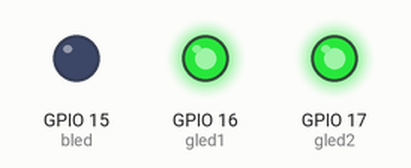
The sketch below on a simulated ESP32. On the bench: output pins drawn as LEDs (lit = HIGH).

Above: at 0.05 s.
At 1.05 s:
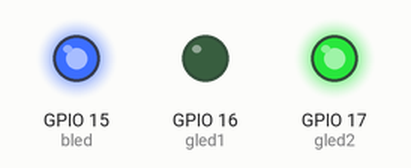
At 1.95 s:
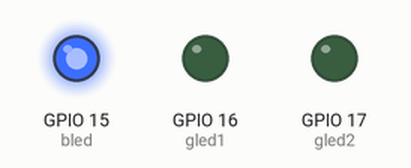
At 4.35 s:
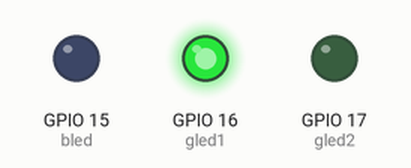
Timing chart, 0 to 4.7 s (numbered marks = the images above):
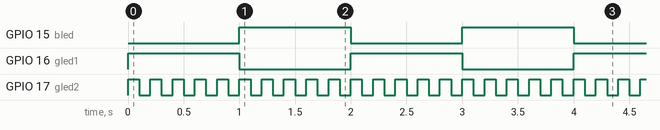

Measured:
- by itself, GPIO 15 (bled), GPIO 16 (gled1): alternates HIGH for 1.0 s and LOW for 1.0 s
- by itself, GPIO 17 (gled2): alternates HIGH for 0.10 s and LOW for 0.10 s

The sketch:

2Task_test_2led.ino
```cpp
#define bled 15   //藍LED接GPIO15
#define gled1 16   //綠LED1接GPIO16
#define gled2 17   //綠LED2接GPIO17

void task1(void *param)  //宣告任務1,綠led1間隔500ms閃爍
{
  pinMode(gled1,OUTPUT);
  while (1)     //綠led1間隔500ms閃爍
  {
      digitalWrite(gled1, !digitalRead(gled1));
      vTaskDelay(pdMS_TO_TICKS(1000));
  }
}
void task2(void *param)  //宣告任務2,綠led2間隔1s閃爍
{
  pinMode(gled2,OUTPUT);
  while (1)     //綠led2間隔1s閃爍
  {
      digitalWrite(gled2, !digitalRead(gled2));
      vTaskDelay(pdMS_TO_TICKS(100));
  }
}

void setup()
{
        //xTaskCreat
        //(  //建立任務；xTaskCreat有下列6項參數(使用xTaskCreat建立任務都是運行在核心0)
        //  task1,      //任務函式的名稱
        //  "task1",    //自訂的任務名稱
        //  1000,       //配置給任務的記憶大小,esp32大小單位為byte，通常設為1000byte
        //  NULL,       //傳給任務函式的參數值
        //  1,          //優先權，數字越小優先等級越，最低為0，最大為FreeRTOSConfig.h定義的configMAX_PRIORITIES的常數值-1
        //  NULL        //任務的參照，沒有的話設為NULL
        //);
   xTaskCreate( task1, "task1", 1000, NULL, 1, NULL);
   xTaskCreate( task2, "task2", 1000, NULL, 1, NULL);


   //上述建立的兩項任務，皆為持續閃，由核心0負責執行

   pinMode(bled,OUTPUT);
}

void loop()   // 由核心1負責執行
{
   digitalWrite(bled,0);
   delay(1000);
   digitalWrite(bled,1);
   delay(1000);
}
```
